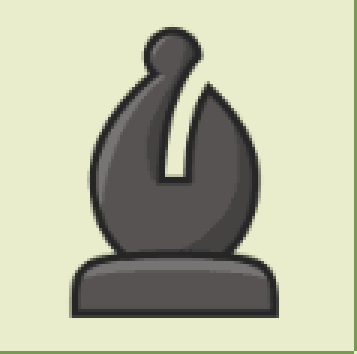
#> input picture templates/black_bishop_1.png, 119 x 118 px (shown 3 times larger)
$ python -i chessboard_preparer.py   (imports and definitions only)
#> lines starting #> are read from the running program, lines starting #| are printed output that depends on the picture; after the words box and inside, x2 and y2 are one past the last pixel; in counts of white or black regions, pixels touching at a corner belong together
import cv2
from dotenv import load_dotenv
import os
import pytesseract
import utils

# [1 line not run here, left out]
tesseract_path = os.getenv('TESSERACT_PATH')
pytesseract.pytesseract.tesseract_cmd = tesseract_path

def is_flipped(board, board_size=(824, 824)):
    square_size = board_size[0] // 8
    bottom_left_square_image = board[-square_size:, :square_size]
    resized_image = cv2.resize(bottom_left_square_image, None, fx=2, fy=2, interpolation=cv2.INTER_LINEAR)
    _, binary_image = cv2.threshold(resized_image, 128, 255, cv2.THRESH_BINARY | cv2.THRESH_OTSU)
    processed_image = cv2.resize(binary_image, (250, 250))
    height, width = processed_image.shape[:2]
    subsquare_fraction = 0.33
    subsquare_size = int(min(height, width) * subsquare_fraction)
    processed_image = processed_image[:subsquare_size, :subsquare_size]
    config = "--psm 10 --oem 3"
    bottom_left_square_text = pytesseract.image_to_string(processed_image, config=config)
    if "1" in bottom_left_square_text:
        return False
    else:
        return True

def prepare_board(board_path, board_size=(824, 824)):
    # Load the board image in grayscale
#> called with board_path = 'templates/black_bishop_1.png', board_size = (824, 824)
    prepared_board = cv2.imread(board_path, cv2.IMREAD_GRAYSCALE)
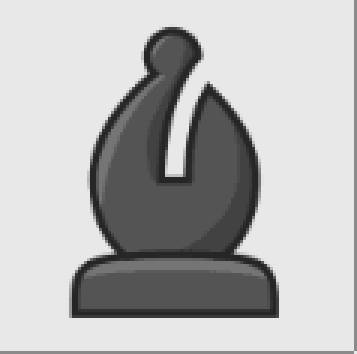
#> prepared_board: shape (118, 119) (shown 3 times larger); min 38, max 232, mean 182.5

    # Resize the board image to a fixed size
    prepared_board = cv2.resize(prepared_board, board_size)
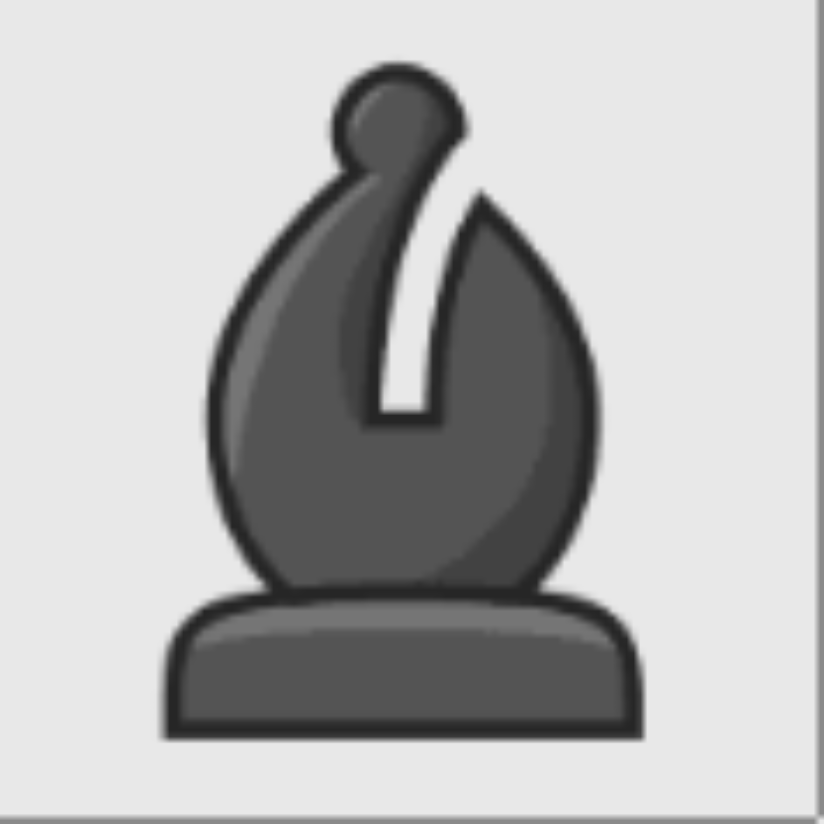
#> prepared_board: shape (824, 824); min 38, max 232, mean 182.5
    is_flipped_board = is_flipped(prepared_board, board_size)
#> in is_flipped, `bottom_left_square_image = board[-square_size:, :square_size]`:
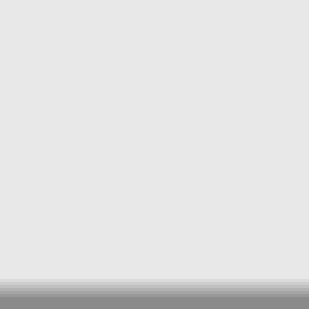
#> bottom_left_square_image: shape (103, 103) (shown 3 times larger); min 138, max 232, mean 225.6
#> in is_flipped, `_, binary_image = cv2.threshold(resized_image, 128, 255, cv2.THRESH_BI..`:
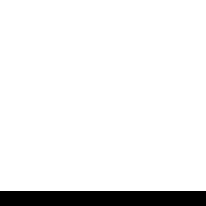
#> binary_image: shape (206, 206); 92.7% white; 1 black region, box (x1, y1, x2, y2) and area: (0, 191, 206, 206) 3090
#> in is_flipped, `processed_image = processed_image[:subsquare_size, :subsquare_size]`: processed_image: shape (82, 82); every value is 255

    return prepared_board, is_flipped_board

#> (the run stopped early here; a loop or call above may not have finished)

$ run again, on templates/black_king_1.png
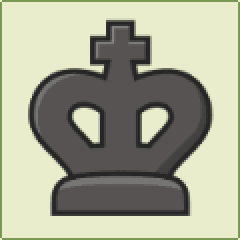
#> input picture templates/black_king_1.png, 120 x 120 px (shown 2 times larger)
#> in is_flipped, `_, binary_image = cv2.threshold(resized_image, 128, 255, cv2.THRESH_BI..`:
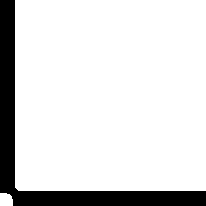
#> binary_image: shape (206, 206); 86.3% white; 1 black region, box (x1, y1, x2, y2) and area: (0, 0, 206, 206) 5806
#> in is_flipped, `processed_image = processed_image[:subsquare_size, :subsquare_size]`:
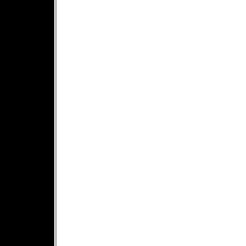
#> processed_image: shape (82, 82) (shown 3 times larger); min 0, max 255, mean 198.2
